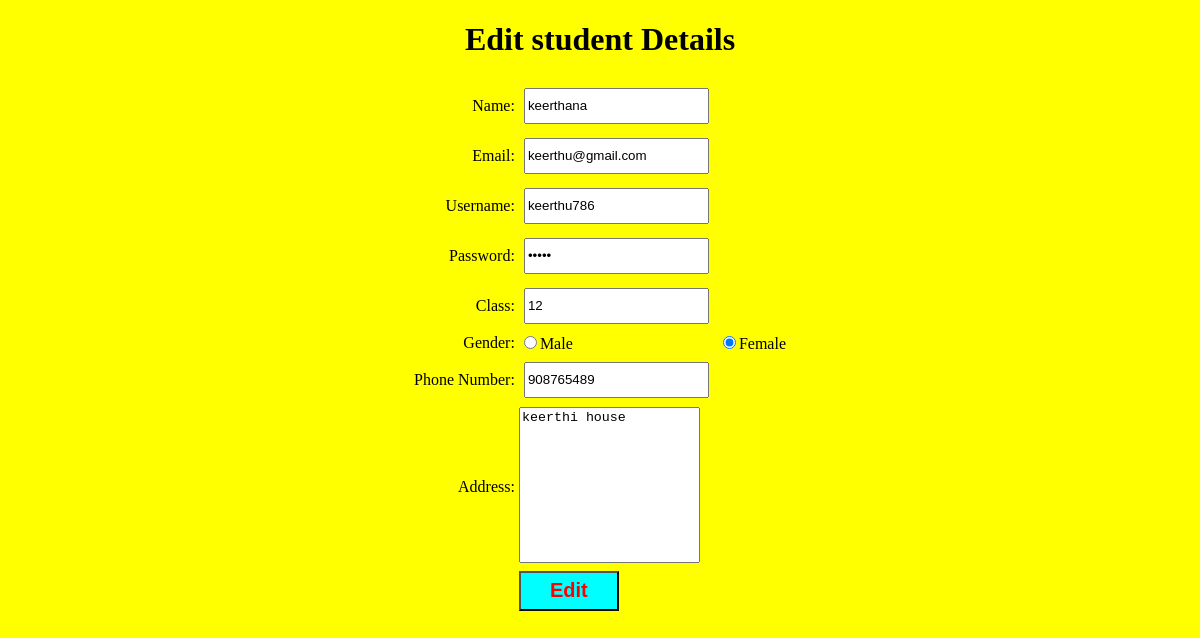
/editstudents/1, run on the app's committed database.
### school_app/models.py (models this page shows)
class Student(models.Model):
    Name=models.CharField(max_length=20)
    Email=models.EmailField(max_length=20)
    GENDER_CHOICES= (
        ('M', 'Male'),
        ('F', 'Female'),
        )
    Gender = models.CharField(max_length=1, choices=GENDER_CHOICES)
    Address=models.CharField(max_length=50)
    Phone_no=models.CharField(max_length=12)
    user_type=models.CharField(max_length=10)
    value=models.IntegerField(max_length=1)
    Username=models.CharField(max_length=12,default='student')
    Password=models.CharField(max_length=8,default=788904)
    cls=models.CharField(max_length=5,default=0)

### school_app/views.py (the view)
# urls.py: path('editstudents/<int:eid>',views.editstudents,name='editstudents'),
def editstudents(request,eid):
    if request.method=='POST':
        name=request.POST['nm']
        email=request.POST['em']
        username=request.POST['uname']
        password=request.POST['psw']
        class1=request.POST['cls']
        try:
             gender=request.POST['gend']
        except MultiValueDictKeyError:
            gender='female'
        phone_no=request.POST['ph']
        address=request.POST['ad']
        x=Student.objects.filter(id=eid).update(Name=name,Email=email,Username=username,Password=password,cls=class1,Gender=gender,Phone_no=phone_no,Address=address)
        return redirect(managestudent)
    else:
          a=Student.objects.get(id=eid)
          return render(request,'editstudents.html',{'a1':a})

### school_app/templates/editstudents.html (shortened to what this page needs)
<!DOCTYPE html>
<html lang="en">
<head>
</head>
<body style="background-color: yellow;">
    <h1 style="text-align: center;">Edit student Details</h1>
    <form action="/editstudents/{{a1.id}}" method="POST">
        <table>
            <tr>
                <td class="column">
                    <label for="">Name:</label>
                </td>
                <td>
                    <input type="text" name="nm" value="{{a1.Name}}" id="in" required><br>
                </td>
            </tr>
            <tr>
                <td class="column">
                    <label for="">Email:</label>
                </td>
                <td>
                    <input type="email" name="em" value="{{a1.Email}}" id="in" required><br>
                </td>
            </tr>
            <tr>
                <td class="column">
                    <label for="">Username:</label>
                </td>
                <td>
                    <input type="text" name="uname" value="{{a1.Username}}" id="in" required><br>
                </td>
            </tr>
            <tr>
                <td class="column">
                    <label for="">Password:</label>
                </td>
                <td>
                    <input type="password" name="psw" value="{{a1.Password}}" id="in" required><br>
                </td>
            </tr>
            <tr>
                <td class="column">
                    <label for="">Class:</label>
                </td>
                <td>
                    <input type="text" name="cls" value="{{a1.cls}}" id="in" required><br>
                </td>
            </tr>
            <tr>
                <td class="column">
                    <label for="">Gender:</label>
                </td>
                <td>
                    <input type="radio" name="gend" value="Male" {% if a1.Gender == 'Male' %} checked {% endif %} required>Male
                </td>
                <div style="position: relative;left: 150px;">
                    <td>
                        <input type="radio" name="gend" value="Female" {% if a1.Gender == 'Female' %} checked {% endif %} required>Female
                    </td>
                </div>
            </tr>
            <tr>
                <td class="column">
                    <label for="">Phone Number:</label><br>
                </td>
                <td>
                    <input type="tel" name="ph" value="{{a1.Phone_no}}" id="in" required><br>
                </td>
            </tr>
            <tr>
                <td class="column">
                    <label for="">Address:</label>
                </td>
                <td>
                    <textarea id="" cols="20" rows="10" name="ad" style="resize: none;" required>{{a1.Address}}</textarea><br>
                </td>
            </tr>
            <tr>
                <td></td>
                <td>
                    <input type="submit" value="Edit" class="button">
                </td>
            </tr>
        </table>
    </form>
</body>
</html>

### school_app/templates/editstudents.html (style rules this page uses)
form { display: flex; justify-content: center; }
#in { height: 30px; margin: 5px; }
.button { width: 100px; height: 40px; font-size: 20px; color: red; background-color: aqua; font-weight: bold; }
.column { text-align: right; }

### data on the page
Student: nm "keerthana", em "keerthu@gmail.com", uname "keerthu786", cls "12", Gender "☑", ph "908765489", ad "keerthi house"
